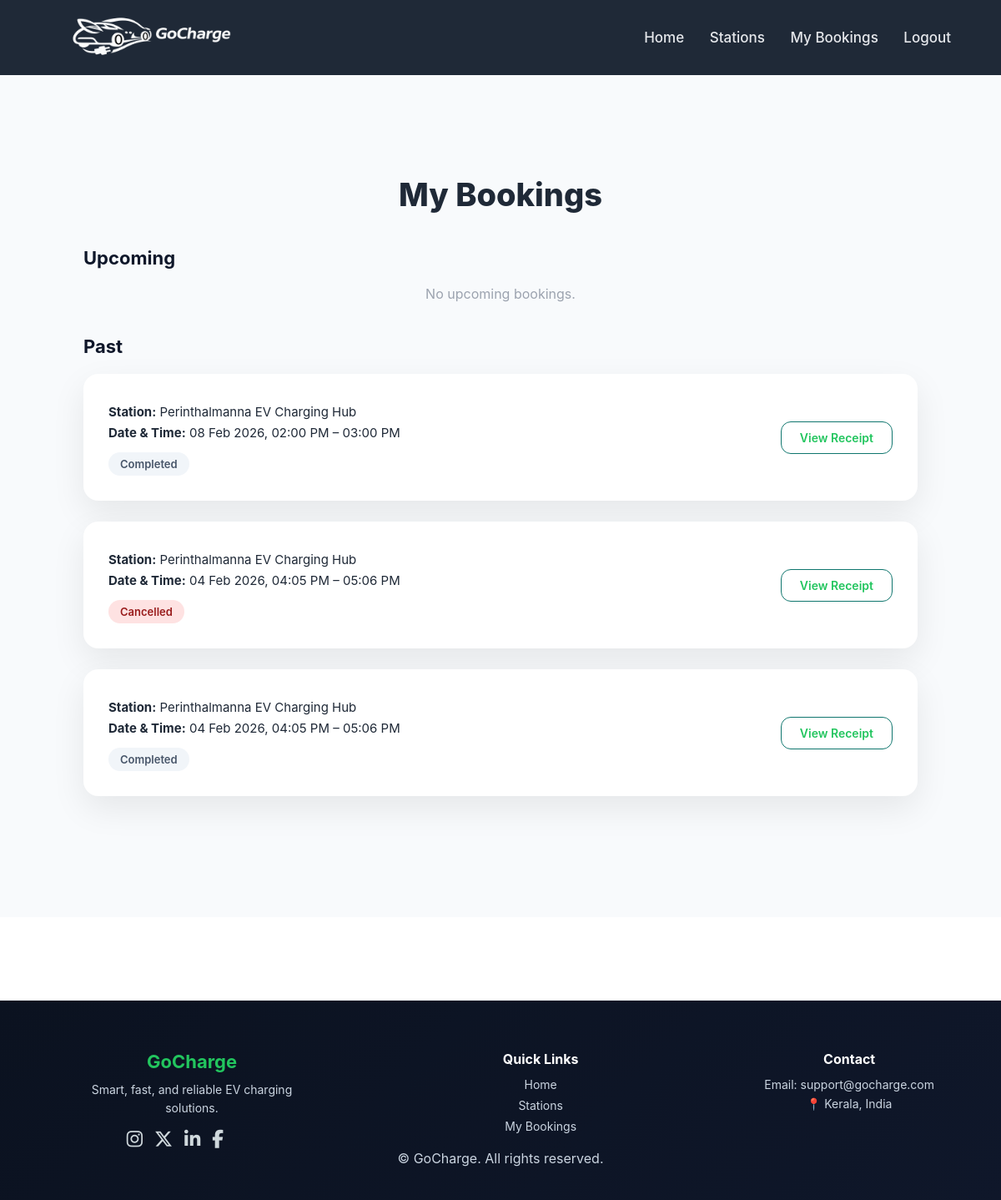
The app's page /bookings/mybookings/ (signed in) with its own data.
### bookings/models.py (models this page shows, shortened)
class Booking(models.Model):
    user = models.ForeignKey(
        User,
        on_delete=models.CASCADE,
        limit_choices_to={'role': 'user'}
    )
    slot = models.ForeignKey(Slot, on_delete=models.CASCADE)
    booking_date = models.DateField(auto_now_add=True)
    status = models.CharField(
        max_length=20,
        choices=(
            ('booked', 'Booked'),
            ('completed', 'Completed'),   # ✅ ADD THIS
            ('cancelled', 'Cancelled'),
        ),
        default='booked'
    )
    cancel_reason = models.TextField(blank=True, null=True)

### slots/models.py (models this page shows, shortened)
class Slot(models.Model):
    charging_point = models.ForeignKey(
        ChargingPoint,
        on_delete=models.CASCADE,
        related_name="slots"
    )
    start_at = models.DateTimeField()
    end_at = models.DateTimeField()
    is_active = models.BooleanField(default=True)

### stations/models.py (models this page shows, shortened)
class ChargingPoint(models.Model):
    station = models.ForeignKey(
        ChargingStation,
        on_delete=models.CASCADE,
        related_name='charging_points'
    )
    point_number = models.CharField(max_length=50)
    connector_type = models.CharField(
        max_length=20,
        choices=[
            ('type2', 'Type 2'),
            ('ccs', 'CCS'),
            ('chademo', 'CHAdeMO')
        ],
        default='type2'
    )
    power_kw = models.PositiveIntegerField(default=7)
    is_active = models.BooleanField(default=True)

class ChargingStation(models.Model):
    name = models.CharField(max_length=200)
    address = models.TextField(blank=True, null=True)
    location = models.CharField(max_length=255, default="")
    operator = models.ForeignKey(
        User,
        on_delete=models.CASCADE,
        limit_choices_to={'profile__role': 'operator'},
        null=True,
        blank=True
    )
    contact_number = models.CharField(max_length=15, blank=True, null=True)
    is_active = models.BooleanField(default=True)

### bookings/views.py (the view)
# urls.py: path('mybookings/', my_bookings, name='my_bookings'),
@login_required
def my_bookings(request):
    update_completed_bookings()  # ✅ ADD THIS
    now = timezone.now()
    upcoming = (
        Booking.objects
        .filter(user=request.user, status="booked", slot__end_at__gt=now)
        .select_related("slot__charging_point__station")
        .order_by("slot__start_at")
    )
    past = (
        Booking.objects
        .filter(user=request.user)
        .exclude(status="booked")
        .select_related("slot__charging_point__station")
        .order_by("-slot__start_at")
    )
    return render(request, "my_bookings.html", {
        "upcoming": upcoming,
        "past": past
    })

### bookings/utils.py (called while the page is built)
def update_completed_bookings():
    Booking.objects.filter(
        status="booked",
        slot__end_at__lt=timezone.now()
    ).update(status="completed")

### bookings/templates/my_bookings.html (shortened to what this page needs)
{% extends "base.html" %}
{% load tz %}
{% block content %}
<section class="bookings-section">
    <div class="bookings-container">
        <h1 class="bookings-title">My Bookings</h1>
        <h2 class="section-title">Upcoming</h2>
        {% for booking in upcoming %}
        <div class="booking-card">
            <div class="booking-info">
                <p><strong>Station:</strong> {{ booking.slot.charging_point.station.name }}</p>
                <p>
                    <strong>Date & Time:</strong>
                    {{ booking.slot.start_at|localtime|date:"d M Y, h:i A" }}
                    –
                    {{ booking.slot.end_at|localtime|time:"h:i A" }}
                </p>
                <span class="badge badge-upcoming">Upcoming</span>
            </div>
            <div class="action-group">
                <a href="{% url 'booking_receipt' booking.id %}" class="btn-outline">
                    View Receipt
                </a>
                {% if booking.status == "booked" %}
                <button class="cancel-btn"
                        onclick="openCancelModal({{ booking.id }})">
                    Cancel
                </button>
                {% endif %}
            </div>
        </div>
        {% empty %}
        <p class="empty">No upcoming bookings.</p>
        {% endfor %}
        <h2 class="section-title">Past</h2>
        {% for booking in past %}
        <div class="booking-card">
            <div class="booking-info">
                <p><strong>Station:</strong> {{ booking.slot.charging_point.station.name }}</p>
                <p>
                    <strong>Date & Time:</strong>
                    {{ booking.slot.start_at|localtime|date:"d M Y, h:i A" }}
                    –
                    {{ booking.slot.end_at|localtime|time:"h:i A" }}
                </p>
                {% if booking.status == "cancelled" %}
                    <span class="badge badge-cancelled">Cancelled</span>
                {% else %}
                    <span class="badge badge-past">Completed</span>
                {% endif %}
            </div>
            <div class="action-group">
                <a href="{% url 'booking_receipt' booking.id %}" class="btn-outline">
                    View Receipt
                </a>
            </div>
        </div>
        {% empty %}
        <p class="empty">No past bookings.</p>
        {% endfor %}
    </div>
</section>
{% endblock %}

### accounts/templates/base.html (shortened to what this page needs)
{% load static %}
<!DOCTYPE html>
<html lang="en">
<head>
    <link rel="stylesheet" href="{% static 'css/style.css' %}">
    <link
  rel="stylesheet"
  href="https://cdnjs.cloudflare.com/ajax/libs/font-awesome/6.5.1/css/all.min.css"
/>
</head>
<body>
<header class="navbar">
    <div class="nav-left">
    <a href="{% url 'home' %}" class="logo">
    <img src="{% static 'images/emlam.png' %}" alt="EV Charging Logo">
</a>
</div>
    <nav class="nav-right">
{% if user.is_authenticated %}
    {% if user.profile.role == "operator" %}
        <a href="{% url 'operator_dashboard' %}">Dashboard</a>
       <a href="{% url 'operator_stations' %}">Stations</a>
 <a href="{% url 'operator_bookings' %}">Bookings</a>
        <a href="{% url 'logout' %}">Logout</a>
    {% else %}
        <a href="{% url 'home' %}">Home</a>
        <a href="{% url 'station_list' %}">Stations</a>
        <a href="{% url 'my_bookings' %}">My Bookings</a>
        <a href="{% url 'logout' %}">Logout</a>
    {% endif %}
{% else %}
    <a href="{% url 'login' %}">Login</a>
    <a href="{% url 'register' %}">Register</a>
{% endif %}
</nav>
</header>
{% block content %}{% endblock %}
<footer class="footer">
    <div class="footer-container">
        <div class="footer-brand">
            <h3>GoCharge</h3>
            <p>Smart, fast, and reliable EV charging solutions.</p>
            <div class="footer-social">
                <a href="https://www.instagram.com/" target="_blank" aria-label="Instagram"><i class="fab fa-instagram"></i></a>
                <a href="https://x.com/" aria-label="Twitter"   target="_blank"><i class="fab fa-x-twitter"></i></a>
                <a href="https://www.linkedin.com/"    target="_blank"   aria-label="LinkedIn"><i class="fab fa-linkedin-in"></i></a>
                <a href="https://www.facebook.com/" target="_blank"       aria-label="Facebook"><i class="fab fa-facebook-f"></i></a>
            </div>
        </div>
        <div class="footer-links">
            <h4>Quick Links</h4>
            <a href="{% url 'home' %}">Home</a>
            <a href="{% url 'station_list' %}">Stations</a>
            {% if user.is_authenticated %}
                <a href="{% url 'my_bookings' %}">My Bookings</a>
            {% else %}
                <a href="{% url 'login' %}">Login</a>
                <a href="{% url 'register' %}">Register</a>
            {% endif %}
        </div>
        <div class="footer-contact">
            <h4>Contact</h4>
            <p>Email: support@gocharge.com</p>
            <p>📍 Kerala, India</p>
        </div>
    </div>
    <div class="footer-bottom">
        © {{ now|date:"Y" }} GoCharge. All rights reserved.
    </div>
</footer>
</body>
</html>

### static/css/style.css (style rules this page uses)
* { margin: 0; padding: 0; box-sizing: border-box; }
body { font-family: "Inter", system-ui, sans-serif; background: #ffffff; color: #1f2937; }
.navbar { height: 90px; padding: 0 60px; display: flex; align-items: center; justify-content: space-between; background: #1f2937; }
.logo { display: flex; align-items: center; gap: 14px; text-decoration: none; }
.logo img { height: 204px; width: auto; display: block; margin-left: -1cm; }
.nav-right a { color: #e5e7eb; text-decoration: none; margin-left: 26px; font-weight: 500; font-size: 17px; }
.btn-outline { border: 2px solid #22c55e; padding: 8px 18px; border-radius: 10px; color: #22c55e !important; text-decoration: none; }
.section-title { font-size: 36px; font-weight: 700; }
.footer { background: var(--bg-soft); border-top: 1px solid var(--border-soft); padding: 24px; text-align: center; color: var(--text-muted); }
.footer { background: linear-gradient(135deg, #0b1220, #0f172a); color: #cbd5e1; padding: 60px 80px 40px; margin-top: 100px; }
.footer-container { display: flex; justify-content: space-between; flex-wrap: wrap; gap: 40px; }
.footer-brand h3 { color: #22c55e; font-size: 22px; margin-bottom: 10px; }
.footer-brand p { max-width: 300px; font-size: 14px; line-height: 1.6; }
.footer-links h4, .footer-contact h4 { color: #ffffff; margin-bottom: 12px; font-size: 16px; }
.footer-links a { display: block; color: #cbd5e1; text-decoration: none; margin-bottom: 8px; font-size: 14px; }
.footer-contact p { font-size: 14px; margin-bottom: 6px; }
.footer-social { display: flex; align-items: center; gap: 14px; margin-top: 12px; margin-left: 1.9cm; }
.footer-social a { font-size: 22px; color: #cfd8dc; transition: all 0.3s ease; }

### bookings/templates/my_bookings.html (style rules this page uses)
.bookings-section { padding: 120px 40px; background: #f8fafc; min-height: 100vh; }
.bookings-container { max-width: 1000px; margin: auto; }
.bookings-title { font-size: 38px; font-weight: 800; margin-bottom: 30px; text-align: center; }
.section-title { font-size: 22px; font-weight: 700; margin: 40px 0 20px; color: #0f172a; }
.booking-card { background: #ffffff; padding: 30px; border-radius: 18px; box-shadow: 0 15px 40px rgba(0,0,0,0.08); margin-bottom: 25px; display: flex; justify-content: space-between; align-items: center; }
.booking-info p { margin: 6px 0; font-size: 15px; }
.badge { display: inline-block; padding: 6px 14px; border-radius: 999px; font-size: 13px; font-weight: 600; margin-top: 8px; }
.badge-past { background: #f1f5f9; color: #475569; }
.badge-cancelled { background: #fee2e2; color: #991b1b; }
.action-group { display: flex; gap: 12px; }
.btn-outline { padding: 10px 22px; border-radius: 12px; font-size: 14px; font-weight: 600; border: 1.5px solid #0f766e; background: transparent; color: #0f766e; cursor: pointer; text-decoration: none; transition: 0.25s; }
.empty { color: #9ca3af; text-align: center; margin-top: 20px; }

### records on screen
Booking: slot.charging_point.station.name "Perinthalmanna EV Charging Hub", slot.start_at "08 Feb 2026, 02:00 PM", slot.end_at "03:00 PM", status "Completed"
Booking: slot.charging_point.station.name "Perinthalmanna EV Charging Hub", slot.start_at "04 Feb 2026, 04:05 PM", slot.end_at "05:06 PM", status "Cancelled"
Booking: slot.charging_point.station.name "Perinthalmanna EV Charging Hub", slot.start_at "04 Feb 2026, 04:05 PM", slot.end_at "05:06 PM", status "Completed"
